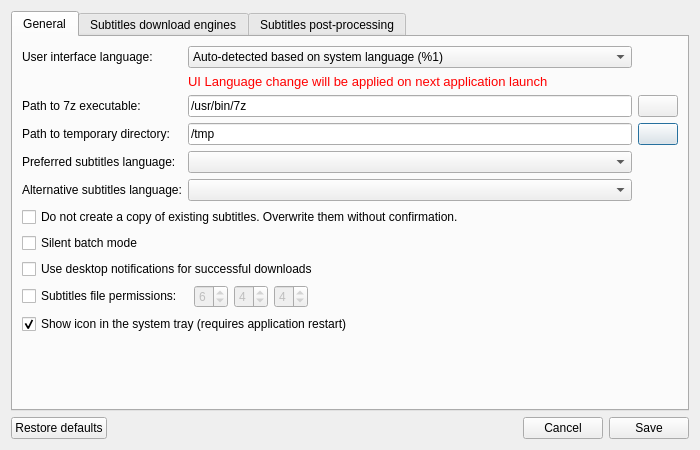
<?xml version="1.0" encoding="UTF-8"?>
<ui version="4.0">
 <class>frmOptions</class>
 <widget class="QDialog" name="frmOptions">
  <property name="geometry">
   <rect>
    <x>0</x>
    <y>0</y>
    <width>700</width>
    <height>450</height>
   </rect>
  </property>
  <property name="windowTitle">
   <string>Subnapi - Settings</string>
  </property>
  <property name="windowIcon">
   <iconset resource="../res/resources.qrc">
    <normaloff>:/icon/subnapi.png</normaloff>:/icon/subnapi.png</iconset>
  </property>
  <layout class="QVBoxLayout">
   <item>
    <widget class="QTabWidget" name="tabOptions">
     <property name="currentIndex">
      <number>0</number>
     </property>
     <widget class="QWidget" name="tabGeneral">
      <attribute name="title">
       <string>General</string>
      </attribute>
      <layout class="QGridLayout" name="gridLayout">
       <item row="11" column="0" colspan="3">
        <spacer name="verticalSpacer">
         <property name="orientation">
          <enum>Qt::Vertical</enum>
         </property>
         <property name="sizeHint" stdset="0">
          <size>
           <width>568</width>
           <height>172</height>
          </size>
         </property>
        </spacer>
       </item>
       <item row="7" column="0" colspan="3">
        <widget class="QCheckBox" name="cbQuietBatch">
         <property name="toolTip">
          <string>Do not show any windows while retrieving subtitles in command-line</string>
         </property>
         <property name="toolTipDuration">
          <number>5000</number>
         </property>
         <property name="text">
          <string>Silent batch mode</string>
         </property>
        </widget>
       </item>
      <item row="8" column="0" colspan="3">
       <widget class="QCheckBox" name="cbDesktopNotifications">
        <property name="toolTip">
         <string>Prefer desktop environment notifications over Qt message boxes for successful downloads.</string>
        </property>
        <property name="text">
         <string>Use desktop notifications for successful downloads</string>
        </property>
       </widget>
      </item>
       <item row="2" column="0">
        <widget class="QLabel" name="lb7zPath">
         <property name="text">
          <string>Path to 7z executable:</string>
         </property>
        </widget>
       </item>
       <item row="3" column="0">
        <widget class="QLabel" name="lbTmpPath">
         <property name="text">
          <string>Path to temporary directory:</string>
         </property>
        </widget>
       </item>
       <item row="2" column="1" colspan="2">
        <widget class="QLineEdit" name="le7zPath">
         <property name="text">
          <string notr="true">/usr/bin/7z</string>
         </property>
         <property name="cursorPosition">
          <number>11</number>
         </property>
         <property name="readOnly">
          <bool>false</bool>
         </property>
        </widget>
       </item>
       <item row="5" column="0">
        <widget class="QLabel" name="lbLangBackup">
         <property name="text">
          <string>Alternative subtitles language:</string>
         </property>
        </widget>
       </item>
       <item row="9" column="0" colspan="2">
        <widget class="QCheckBox" name="cbChangePermissions">
         <property name="text">
          <string>Subtitles file permissions: </string>
         </property>
        </widget>
       </item>
       <item row="9" column="2">
        <layout class="QHBoxLayout" name="_2">
         <property name="spacing">
          <number>6</number>
         </property>
         <property name="topMargin">
          <number>0</number>
         </property>
         <item>
          <widget class="QSpinBox" name="sbUPerm">
           <property name="enabled">
            <bool>false</bool>
           </property>
           <property name="maximum">
            <number>7</number>
           </property>
           <property name="value">
            <number>6</number>
           </property>
          </widget>
         </item>
         <item>
          <widget class="QSpinBox" name="sbGPerm">
           <property name="enabled">
            <bool>false</bool>
           </property>
           <property name="maximum">
            <number>7</number>
           </property>
           <property name="value">
            <number>4</number>
           </property>
          </widget>
         </item>
         <item>
          <widget class="QSpinBox" name="sbOPerm">
           <property name="enabled">
            <bool>false</bool>
           </property>
           <property name="maximum">
            <number>7</number>
           </property>
           <property name="value">
            <number>4</number>
           </property>
          </widget>
         </item>
         <item>
          <spacer name="horizontalSpacer_2">
           <property name="orientation">
            <enum>Qt::Horizontal</enum>
           </property>
           <property name="sizeHint" stdset="0">
            <size>
             <width>40</width>
             <height>20</height>
            </size>
           </property>
          </spacer>
         </item>
        </layout>
       </item>
       <item row="10" column="0" colspan="3">
        <widget class="QCheckBox" name="cbShowDockIcon">
         <property name="text">
          <string>Show icon in the system tray (requires application restart)</string>
         </property>
         <property name="checked">
          <bool>true</bool>
         </property>
        </widget>
       </item>
       <item row="3" column="3">
        <widget class="QPushButton" name="pbTmpPathSelect">
         <property name="text">
          <string/>
         </property>
         <property name="icon">
          <iconset resource="../res/resources.qrc">
           <normaloff>:/ui/folder.png</normaloff>:/ui/folder.png</iconset>
         </property>
        </widget>
       </item>
       <item row="4" column="1" colspan="2">
        <widget class="QComboBox" name="cbLang"/>
       </item>
       <item row="4" column="0">
        <widget class="QLabel" name="lbLang">
         <property name="text">
          <string>Preferred subtitles language:</string>
         </property>
        </widget>
       </item>
       <item row="3" column="1" colspan="2">
        <widget class="QLineEdit" name="leTmpPath">
         <property name="text">
          <string notr="true">/tmp</string>
         </property>
        </widget>
       </item>
       <item row="5" column="1" colspan="2">
        <widget class="QComboBox" name="cbLangBackup"/>
       </item>
       <item row="2" column="3">
        <widget class="QPushButton" name="pb7zPathSelect">
         <property name="text">
          <string/>
         </property>
         <property name="icon">
          <iconset resource="../res/resources.qrc">
           <normaloff>:/ui/folder.png</normaloff>:/ui/folder.png</iconset>
         </property>
        </widget>
       </item>
       <item row="6" column="0" colspan="3">
        <widget class="QCheckBox" name="cbNoBackup">
         <property name="text">
          <string>Do not create a copy of existing subtitles. Overwrite them without confirmation.</string>
         </property>
        </widget>
       </item>
       <item row="0" column="0">
        <widget class="QLabel" name="lbUiLanguage">
         <property name="text">
          <string>User interface language:</string>
         </property>
        </widget>
       </item>
       <item row="0" column="1" colspan="2">
        <widget class="QComboBox" name="cbUiLanguage">
         <item>
          <property name="text">
           <string>Auto-detected based on system language (%1)</string>
          </property>
         </item>
         <item>
          <property name="text">
           <string comment="en">English</string>
          </property>
          <property name="icon">
           <iconset resource="../res/resources.qrc">
            <normaloff>:/languages/en.png</normaloff>:/languages/en.png</iconset>
          </property>
         </item>
         <item>
          <property name="text">
           <string comment="it">Italian</string>
          </property>
          <property name="icon">
           <iconset resource="../res/resources.qrc">
            <normaloff>:/languages/it.png</normaloff>:/languages/it.png</iconset>
          </property>
         </item>
         <item>
          <property name="text">
           <string comment="pl">Polish</string>
          </property>
          <property name="icon">
           <iconset resource="../res/resources.qrc">
            <normaloff>:/languages/pl.png</normaloff>:/languages/pl.png</iconset>
          </property>
         </item>
        </widget>
       </item>
       <item row="1" column="1" colspan="2">
        <widget class="QLabel" name="lbUiLangChangeNotice">
         <property name="font">
          <font>
           <pointsize>10</pointsize>
          </font>
         </property>
         <property name="styleSheet">
          <string notr="true">color: red;</string>
         </property>
         <property name="text">
          <string>UI Language change will be applied on next application launch</string>
         </property>
        </widget>
       </item>
      </layout>
     </widget>
     <widget class="QWidget" name="tabDownloadEngines">
      <attribute name="title">
       <string>Subtitles download engines</string>
      </attribute>
      <layout class="QGridLayout" name="gridLayout_2">
       <item row="0" column="0">
        <widget class="QLabel" name="lbAvailableEngines">
         <property name="text">
          <string>Available engines to download subtitles from:</string>
         </property>
        </widget>
       </item>
       <item row="11" column="0">
        <widget class="QLabel" name="lbDownloadPolicy">
         <property name="sizePolicy">
          <sizepolicy hsizetype="Preferred" vsizetype="Maximum">
           <horstretch>0</horstretch>
           <verstretch>0</verstretch>
          </sizepolicy>
         </property>
         <property name="text">
          <string>Subtitles download policy:</string>
         </property>
        </widget>
       </item>
       <item row="12" column="0" colspan="2">
        <widget class="QComboBox" name="cbDownloadPolicy">
         <property name="currentIndex">
          <number>1</number>
         </property>
         <property name="maxCount">
          <number>3</number>
         </property>
         <item>
          <property name="text">
           <string>Always show a list of available subtitles</string>
          </property>
         </item>
         <item>
          <property name="text">
           <string>Show a list of available subtitles only if needed</string>
          </property>
         </item>
         <item>
          <property name="text">
           <string>Always obtain first matching subtitles and never show a list</string>
          </property>
         </item>
        </widget>
       </item>
       <item row="1" column="0" rowspan="7">
        <widget class="QTableWidget" name="twEngines">
         <property name="editTriggers">
          <set>QAbstractItemView::NoEditTriggers</set>
         </property>
         <property name="dragDropMode">
          <enum>QAbstractItemView::NoDragDrop</enum>
         </property>
         <property name="selectionMode">
          <enum>QAbstractItemView::SingleSelection</enum>
         </property>
         <property name="selectionBehavior">
          <enum>QAbstractItemView::SelectRows</enum>
         </property>
         <property name="verticalScrollMode">
          <enum>QAbstractItemView::ScrollPerPixel</enum>
         </property>
         <property name="horizontalScrollMode">
          <enum>QAbstractItemView::ScrollPerPixel</enum>
         </property>
        </widget>
       </item>
       <item row="1" column="1">
        <widget class="QPushButton" name="pbMoveUp">
         <property name="enabled">
          <bool>false</bool>
         </property>
         <property name="text">
          <string>Move up</string>
         </property>
         <property name="icon">
          <iconset resource="../res/resources.qrc">
           <normaloff>:/ui/arrow_up.png</normaloff>:/ui/arrow_up.png</iconset>
         </property>
        </widget>
       </item>
       <item row="8" column="0" colspan="2">
        <widget class="QLabel" name="lbSearchPolicy">
         <property name="sizePolicy">
          <sizepolicy hsizetype="Preferred" vsizetype="Maximum">
           <horstretch>0</horstretch>
           <verstretch>0</verstretch>
          </sizepolicy>
         </property>
         <property name="text">
          <string>Subtitles search policy:</string>
         </property>
        </widget>
       </item>
       <item row="2" column="1">
        <widget class="QPushButton" name="pbMoveDown">
         <property name="enabled">
          <bool>false</bool>
         </property>
         <property name="text">
          <string>Move down  </string>
         </property>
         <property name="icon">
          <iconset resource="../res/resources.qrc">
           <normaloff>:/ui/arrow_down.png</normaloff>:/ui/arrow_down.png</iconset>
         </property>
        </widget>
       </item>
       <item row="4" column="1">
        <widget class="QPushButton" name="pbEngineInfo">
         <property name="enabled">
          <bool>false</bool>
         </property>
         <property name="text">
          <string>Information</string>
         </property>
         <property name="icon">
          <iconset resource="../res/resources.qrc">
           <normaloff>:/ui/information.png</normaloff>:/ui/information.png</iconset>
         </property>
        </widget>
       </item>
       <item row="3" column="1">
        <widget class="QPushButton" name="pbEngineConf">
         <property name="enabled">
          <bool>false</bool>
         </property>
         <property name="text">
          <string>Configure</string>
         </property>
         <property name="icon">
          <iconset resource="../res/resources.qrc">
           <normaloff>:/ui/wrench.png</normaloff>:/ui/wrench.png</iconset>
         </property>
        </widget>
       </item>
       <item row="9" column="0">
        <widget class="QComboBox" name="cbSearchPolicy">
         <property name="currentIndex">
          <number>0</number>
         </property>
         <item>
          <property name="text">
           <string>Stop the search after finding a matching subtitles (faster)</string>
          </property>
         </item>
         <item>
          <property name="text">
           <string>Search all available subtitles (slower)</string>
          </property>
         </item>
         <item>
          <property name="text">
           <string>Find all subtitles, also in alternative language (slowest)</string>
          </property>
         </item>
        </widget>
       </item>
      </layout>
     </widget>
     <widget class="QWidget" name="tabPostProcessing">
      <attribute name="title">
       <string>Subtitles post-processing</string>
      </attribute>
      <layout class="QGridLayout" name="gridLayout_3">
       <item row="0" column="0">
        <widget class="QGroupBox" name="gbPpEnable">
         <property name="title">
          <string>Enable post-processing for downloaded subtitles</string>
         </property>
         <property name="checkable">
          <bool>true</bool>
         </property>
         <property name="checked">
          <bool>true</bool>
         </property>
         <layout class="QGridLayout" name="gridLayout_4">
          <item row="0" column="0" colspan="4">
           <layout class="QHBoxLayout" name="horizontalLayout_2">
            <item>
             <widget class="QLabel" name="lbEncoding">
              <property name="text">
               <string>Character encoding:</string>
              </property>
             </widget>
            </item>
            <item>
             <widget class="QComboBox" name="cbEncodingMethod">
              <property name="sizePolicy">
               <sizepolicy hsizetype="MinimumExpanding" vsizetype="Fixed">
                <horstretch>0</horstretch>
                <verstretch>0</verstretch>
               </sizepolicy>
              </property>
              <item>
               <property name="text">
                <string>Keep the original</string>
               </property>
              </item>
              <item>
               <property name="text">
                <string>Convert (settings below)</string>
               </property>
              </item>
              <item>
               <property name="text">
                <string>Replace diacritic characters with their ASCII equivalents</string>
               </property>
              </item>
             </widget>
            </item>
           </layout>
          </item>
          <item row="2" column="0" colspan="4">
           <layout class="QHBoxLayout">
            <item>
             <spacer>
              <property name="orientation">
               <enum>Qt::Horizontal</enum>
              </property>
              <property name="sizeType">
               <enum>QSizePolicy::Fixed</enum>
              </property>
              <property name="sizeHint" stdset="0">
               <size>
                <width>30</width>
                <height>20</height>
               </size>
              </property>
             </spacer>
            </item>
            <item>
             <widget class="QLabel" name="lbConvertFrom">
              <property name="enabled">
               <bool>false</bool>
              </property>
              <property name="sizePolicy">
               <sizepolicy hsizetype="Minimum" vsizetype="Preferred">
                <horstretch>0</horstretch>
                <verstretch>0</verstretch>
               </sizepolicy>
              </property>
              <property name="text">
               <string>From:</string>
              </property>
              <property name="alignment">
               <set>Qt::AlignCenter</set>
              </property>
             </widget>
            </item>
            <item>
             <widget class="QComboBox" name="cbEncFrom">
              <property name="enabled">
               <bool>false</bool>
              </property>
              <property name="sizePolicy">
               <sizepolicy hsizetype="MinimumExpanding" vsizetype="Fixed">
                <horstretch>0</horstretch>
                <verstretch>0</verstretch>
               </sizepolicy>
              </property>
              <item>
               <property name="text">
                <string notr="true">Windows-1250</string>
               </property>
              </item>
             </widget>
            </item>
            <item>
             <spacer>
              <property name="orientation">
               <enum>Qt::Horizontal</enum>
              </property>
              <property name="sizeType">
               <enum>QSizePolicy::Fixed</enum>
              </property>
              <property name="sizeHint" stdset="0">
               <size>
                <width>25</width>
                <height>20</height>
               </size>
              </property>
             </spacer>
            </item>
            <item>
             <widget class="QLabel" name="lbConvert">
              <property name="enabled">
               <bool>false</bool>
              </property>
              <property name="sizePolicy">
               <sizepolicy hsizetype="Minimum" vsizetype="Preferred">
                <horstretch>0</horstretch>
                <verstretch>0</verstretch>
               </sizepolicy>
              </property>
              <property name="text">
               <string>To:</string>
              </property>
              <property name="alignment">
               <set>Qt::AlignCenter</set>
              </property>
             </widget>
            </item>
            <item>
             <widget class="QComboBox" name="cbEncTo">
              <property name="enabled">
               <bool>false</bool>
              </property>
              <property name="sizePolicy">
               <sizepolicy hsizetype="MinimumExpanding" vsizetype="Fixed">
                <horstretch>0</horstretch>
                <verstretch>0</verstretch>
               </sizepolicy>
              </property>
              <item>
               <property name="text">
                <string notr="true">UTF-8</string>
               </property>
              </item>
             </widget>
            </item>
            <item>
             <spacer>
              <property name="orientation">
               <enum>Qt::Horizontal</enum>
              </property>
              <property name="sizeType">
               <enum>QSizePolicy::Fixed</enum>
              </property>
              <property name="sizeHint" stdset="0">
               <size>
                <width>25</width>
                <height>20</height>
               </size>
              </property>
             </spacer>
            </item>
           </layout>
          </item>
          <item row="5" column="0" colspan="4">
           <widget class="QTextEdit" name="teRemoveLinesWords">
            <property name="enabled">
             <bool>false</bool>
            </property>
            <property name="html">
             <string notr="true">&lt;!DOCTYPE HTML PUBLIC &quot;-//W3C//DTD HTML 4.0//EN&quot; &quot;http://www.w3.org/TR/REC-html40/strict.dtd&quot;&gt;
&lt;html&gt;&lt;head&gt;&lt;meta name=&quot;qrichtext&quot; content=&quot;1&quot; /&gt;&lt;style type=&quot;text/css&quot;&gt;
p, li { white-space: pre-wrap; }
&lt;/style&gt;&lt;/head&gt;&lt;body style=&quot; font-family:'.SF NS Text'; font-size:13pt; font-weight:400; font-style:normal;&quot;&gt;
&lt;p style=&quot; margin-top:0px; margin-bottom:0px; margin-left:0px; margin-right:0px; -qt-block-indent:0; text-indent:0px;&quot;&gt;&lt;span style=&quot; font-family:'sans-serif'; font-size:12pt;&quot;&gt;movie info&lt;/span&gt;&lt;/p&gt;
&lt;p style=&quot; margin-top:0px; margin-bottom:0px; margin-left:0px; margin-right:0px; -qt-block-indent:0; text-indent:0px; -qt-user-state:0;&quot;&gt;&lt;span style=&quot; font-family:'sans-serif'; font-size:12pt;&quot;&gt;synchro&lt;/span&gt;&lt;/p&gt;&lt;/body&gt;&lt;/html&gt;</string>
            </property>
            <property name="acceptRichText">
             <bool>false</bool>
            </property>
           </widget>
          </item>
          <item row="6" column="0">
           <widget class="QLabel" name="lbSubFormat">
            <property name="text">
             <string>Subtitles format:</string>
            </property>
           </widget>
          </item>
          <item row="6" column="1">
           <widget class="QComboBox" name="cbSubFormat">
            <property name="sizePolicy">
             <sizepolicy hsizetype="MinimumExpanding" vsizetype="Fixed">
              <horstretch>0</horstretch>
              <verstretch>0</verstretch>
             </sizepolicy>
            </property>
            <item>
             <property name="text">
              <string>Keep the original</string>
             </property>
            </item>
           </widget>
          </item>
          <item row="6" column="2">
           <widget class="QLabel" name="lbSubExtension">
            <property name="text">
             <string>Subtitles extension:</string>
            </property>
           </widget>
          </item>
          <item row="6" column="3">
           <widget class="QComboBox" name="cbSubExtension">
            <property name="sizePolicy">
             <sizepolicy hsizetype="MinimumExpanding" vsizetype="Fixed">
              <horstretch>0</horstretch>
              <verstretch>0</verstretch>
             </sizepolicy>
            </property>
            <item>
             <property name="text">
              <string>Default</string>
             </property>
            </item>
            <item>
             <property name="text">
              <string notr="true">srt</string>
             </property>
            </item>
            <item>
             <property name="text">
              <string notr="true">sub</string>
             </property>
            </item>
            <item>
             <property name="text">
              <string notr="true">txt</string>
             </property>
            </item>
           </widget>
          </item>
          <item row="7" column="0" colspan="4">
           <widget class="QCheckBox" name="cbSkipConvertAds">
            <property name="enabled">
             <bool>true</bool>
            </property>
            <property name="text">
             <string>Do not add information about QNapi while converting between formats</string>
            </property>
           </widget>
          </item>
          <item row="1" column="0" colspan="4">
           <widget class="QCheckBox" name="cbAutoDetectEncoding">
            <property name="enabled">
             <bool>false</bool>
            </property>
            <property name="text">
             <string>Attempt to automatically detect encoding</string>
            </property>
            <property name="checked">
             <bool>false</bool>
            </property>
           </widget>
          </item>
          <item row="4" column="0" colspan="4">
           <widget class="QCheckBox" name="cbRemoveLines">
            <property name="text">
             <string>Remove subtitles lines that contain the following words:</string>
            </property>
           </widget>
          </item>
         </layout>
         <zorder>cbAutoDetectEncoding</zorder>
         <zorder>cbRemoveLines</zorder>
         <zorder>teRemoveLinesWords</zorder>
         <zorder>lbSubFormat</zorder>
         <zorder>cbSubFormat</zorder>
         <zorder>lbSubExtension</zorder>
         <zorder>cbSubExtension</zorder>
         <zorder>cbSkipConvertAds</zorder>
        </widget>
       </item>
      </layout>
     </widget>
    </widget>
   </item>
   <item>
    <layout class="QHBoxLayout">
     <item>
      <widget class="QPushButton" name="pbRestoreDefaults">
       <property name="text">
        <string>Restore defaults</string>
       </property>
      </widget>
     </item>
     <item>
      <spacer>
       <property name="orientation">
        <enum>Qt::Horizontal</enum>
       </property>
       <property name="sizeHint" stdset="0">
        <size>
         <width>40</width>
         <height>20</height>
        </size>
       </property>
      </spacer>
     </item>
     <item>
      <widget class="QPushButton" name="pbCancel">
       <property name="text">
        <string>Cancel</string>
       </property>
      </widget>
     </item>
     <item>
      <widget class="QPushButton" name="pbSave">
       <property name="text">
        <string>Save</string>
       </property>
      </widget>
     </item>
    </layout>
   </item>
  </layout>
 </widget>
 <tabstops>
  <tabstop>cbUiLanguage</tabstop>
  <tabstop>le7zPath</tabstop>
  <tabstop>pb7zPathSelect</tabstop>
  <tabstop>leTmpPath</tabstop>
  <tabstop>pbTmpPathSelect</tabstop>
  <tabstop>cbLang</tabstop>
  <tabstop>cbLangBackup</tabstop>
  <tabstop>cbNoBackup</tabstop>
  <tabstop>cbQuietBatch</tabstop>
  <tabstop>cbChangePermissions</tabstop>
  <tabstop>sbUPerm</tabstop>
  <tabstop>sbGPerm</tabstop>
  <tabstop>sbOPerm</tabstop>
  <tabstop>cbShowDockIcon</tabstop>
  <tabstop>twEngines</tabstop>
  <tabstop>pbMoveUp</tabstop>
  <tabstop>pbMoveDown</tabstop>
  <tabstop>pbEngineConf</tabstop>
  <tabstop>pbEngineInfo</tabstop>
  <tabstop>cbSearchPolicy</tabstop>
  <tabstop>cbDownloadPolicy</tabstop>
  <tabstop>gbPpEnable</tabstop>
  <tabstop>cbEncodingMethod</tabstop>
  <tabstop>cbAutoDetectEncoding</tabstop>
  <tabstop>cbEncFrom</tabstop>
  <tabstop>cbEncTo</tabstop>
  <tabstop>cbRemoveLines</tabstop>
  <tabstop>teRemoveLinesWords</tabstop>
  <tabstop>cbSubFormat</tabstop>
  <tabstop>cbSubExtension</tabstop>
  <tabstop>cbSkipConvertAds</tabstop>
  <tabstop>pbRestoreDefaults</tabstop>
  <tabstop>pbCancel</tabstop>
  <tabstop>pbSave</tabstop>
  <tabstop>tabOptions</tabstop>
 </tabstops>
 <resources>
  <include location="../res/resources.qrc"/>
 </resources>
 <connections>
  <connection>
   <sender>pbSave</sender>
   <signal>clicked()</signal>
   <receiver>frmOptions</receiver>
   <slot>accept()</slot>
   <hints>
    <hint type="sourcelabel">
     <x>689</x>
     <y>439</y>
    </hint>
    <hint type="destinationlabel">
     <x>327</x>
     <y>211</y>
    </hint>
   </hints>
  </connection>
  <connection>
   <sender>pbCancel</sender>
   <signal>clicked()</signal>
   <receiver>frmOptions</receiver>
   <slot>reject()</slot>
   <hints>
    <hint type="sourcelabel">
     <x>603</x>
     <y>439</y>
    </hint>
    <hint type="destinationlabel">
     <x>327</x>
     <y>211</y>
    </hint>
   </hints>
  </connection>
  <connection>
   <sender>cbRemoveLines</sender>
   <signal>toggled(bool)</signal>
   <receiver>teRemoveLinesWords</receiver>
   <slot>setEnabled(bool)</slot>
   <hints>
    <hint type="sourcelabel">
     <x>191</x>
     <y>213</y>
    </hint>
    <hint type="destinationlabel">
     <x>129</x>
     <y>251</y>
    </hint>
   </hints>
  </connection>
  <connection>
   <sender>cbChangePermissions</sender>
   <signal>toggled(bool)</signal>
   <receiver>sbUPerm</receiver>
   <slot>setEnabled(bool)</slot>
   <hints>
    <hint type="sourcelabel">
     <x>119</x>
     <y>275</y>
    </hint>
    <hint type="destinationlabel">
     <x>256</x>
     <y>277</y>
    </hint>
   </hints>
  </connection>
  <connection>
   <sender>cbChangePermissions</sender>
   <signal>toggled(bool)</signal>
   <receiver>sbGPerm</receiver>
   <slot>setEnabled(bool)</slot>
   <hints>
    <hint type="sourcelabel">
     <x>187</x>
     <y>275</y>
    </hint>
    <hint type="destinationlabel">
     <x>302</x>
     <y>277</y>
    </hint>
   </hints>
  </connection>
  <connection>
   <sender>cbChangePermissions</sender>
   <signal>toggled(bool)</signal>
   <receiver>sbOPerm</receiver>
   <slot>setEnabled(bool)</slot>
   <hints>
    <hint type="sourcelabel">
     <x>135</x>
     <y>275</y>
    </hint>
    <hint type="destinationlabel">
     <x>348</x>
     <y>277</y>
    </hint>
   </hints>
  </connection>
 </connections>
</ui>
